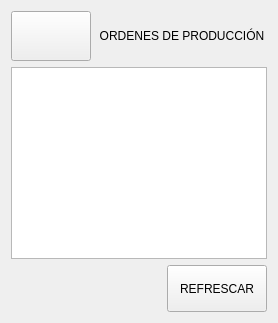
               <widget class="QWidget" name="pproduccion_ordenes">
                <layout class="QVBoxLayout" name="verticalLayout_19">
                 <item>
                  <layout class="QHBoxLayout" name="horizontalLayout_11">
                   <item>
                    <widget class="QPushButton" name="bt_back_ordenesprod">
                     <property name="minimumSize">
                      <size>
                       <width>80</width>
                       <height>50</height>
                      </size>
                     </property>
                     <property name="maximumSize">
                      <size>
                       <width>80</width>
                       <height>50</height>
                      </size>
                     </property>
                     <property name="text">
                      <string/>
                     </property>
                     <property name="icon">
                      <iconset>
                       <normaloff>imagenes_gui/flecha_izquierda_blanca.svg</normaloff>imagenes_gui/flecha_izquierda_blanca.svg</iconset>
                     </property>
                     <property name="iconSize">
                      <size>
                       <width>40</width>
                       <height>40</height>
                      </size>
                     </property>
                    </widget>
                   </item>
                   <item>
                    <widget class="QLabel" name="label_16">
                     <property name="sizePolicy">
                      <sizepolicy hsizetype="Preferred" vsizetype="Preferred">
                       <horstretch>0</horstretch>
                       <verstretch>0</verstretch>
                      </sizepolicy>
                     </property>
                     <property name="minimumSize">
                      <size>
                       <width>120</width>
                       <height>50</height>
                      </size>
                     </property>
                     <property name="maximumSize">
                      <size>
                       <width>10000</width>
                       <height>50</height>
                      </size>
                     </property>
                     <property name="text">
                      <string>ORDENES DE PRODUCCIÓN</string>
                     </property>
                     <property name="alignment">
                      <set>Qt::AlignCenter</set>
                     </property>
                    </widget>
                   </item>
                  </layout>
                 </item>
                 <item>
                  <widget class="QTableWidget" name="table_ordenesprod"/>
                 </item>
                 <item>
                  <layout class="QHBoxLayout" name="horizontalLayout_32">
                   <item>
                    <spacer name="horizontalSpacer_10">
                     <property name="orientation">
                      <enum>Qt::Horizontal</enum>
                     </property>
                     <property name="sizeHint" stdset="0">
                      <size>
                       <width>40</width>
                       <height>20</height>
                      </size>
                     </property>
                    </spacer>
                   </item>
                   <item>
                    <widget class="QPushButton" name="bt_refrescar_produccionord">
                     <property name="minimumSize">
                      <size>
                       <width>100</width>
                       <height>47</height>
                      </size>
                     </property>
                     <property name="text">
                      <string>REFRESCAR</string>
                     </property>
                    </widget>
                   </item>
                  </layout>
                 </item>
                </layout>
               </widget>
